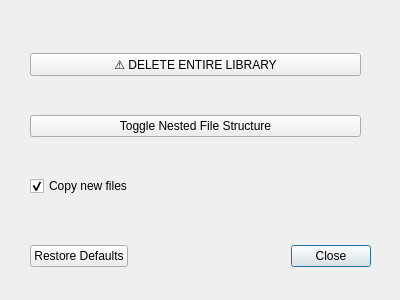
<?xml version="1.0" encoding="UTF-8"?>
<ui version="4.0">
 <class>SettingsPopup</class>
 <widget class="QDialog" name="SettingsPopup">
  <property name="geometry">
   <rect>
    <x>0</x>
    <y>0</y>
    <width>400</width>
    <height>300</height>
   </rect>
  </property>
  <property name="windowTitle">
   <string>Settings</string>
  </property>
  <widget class="QDialogButtonBox" name="button_box">
   <property name="geometry">
    <rect>
     <x>30</x>
     <y>240</y>
     <width>341</width>
     <height>32</height>
    </rect>
   </property>
   <property name="orientation">
    <enum>Qt::Orientation::Horizontal</enum>
   </property>
   <property name="standardButtons">
    <set>QDialogButtonBox::StandardButton::Close|QDialogButtonBox::StandardButton::RestoreDefaults</set>
   </property>
  </widget>
  <widget class="QWidget" name="verticalLayoutWidget">
   <property name="geometry">
    <rect>
     <x>30</x>
     <y>20</y>
     <width>331</width>
     <height>211</height>
    </rect>
   </property>
   <layout class="QVBoxLayout" name="verticalLayout">
    <item>
     <widget class="QPushButton" name="delete_library_button">
      <property name="text">
       <string>⚠ DELETE ENTIRE LIBRARY</string>
      </property>
      <property name="checkable">
       <bool>false</bool>
      </property>
      <property name="checked">
       <bool>false</bool>
      </property>
     </widget>
    </item>
    <item>
     <widget class="QPushButton" name="toggle_nested_button">
      <property name="text">
       <string>Toggle Nested File Structure</string>
      </property>
      <property name="checkable">
       <bool>true</bool>
      </property>
      <property name="checked">
       <bool>false</bool>
      </property>
     </widget>
    </item>
    <item>
     <widget class="QCheckBox" name="copy_files_check">
      <property name="text">
       <string>Copy new files</string>
      </property>
      <property name="checked">
       <bool>true</bool>
      </property>
     </widget>
    </item>
   </layout>
  </widget>
 </widget>
 <resources/>
 <connections>
  <connection>
   <sender>button_box</sender>
   <signal>accepted()</signal>
   <receiver>SettingsPopup</receiver>
   <slot>accept()</slot>
   <hints>
    <hint type="sourcelabel">
     <x>248</x>
     <y>254</y>
    </hint>
    <hint type="destinationlabel">
     <x>157</x>
     <y>274</y>
    </hint>
   </hints>
  </connection>
  <connection>
   <sender>button_box</sender>
   <signal>rejected()</signal>
   <receiver>SettingsPopup</receiver>
   <slot>reject()</slot>
   <hints>
    <hint type="sourcelabel">
     <x>316</x>
     <y>260</y>
    </hint>
    <hint type="destinationlabel">
     <x>286</x>
     <y>274</y>
    </hint>
   </hints>
  </connection>
 </connections>
</ui>
